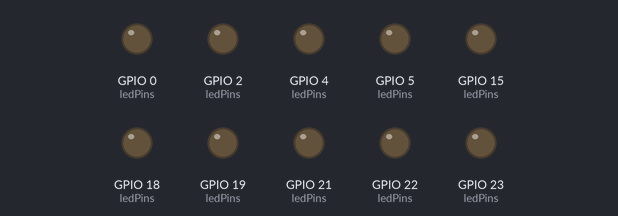
The sketch below on a simulated ESP32. Parts: output pins drawn as LEDs (lit = HIGH).

Above: at 0.05 s.
At 0.35 s:
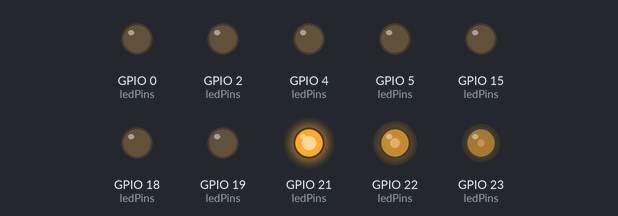
At 0.65 s:
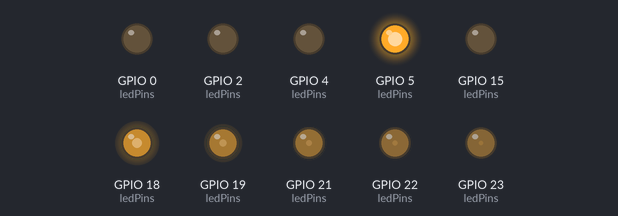
At 1.3 s:
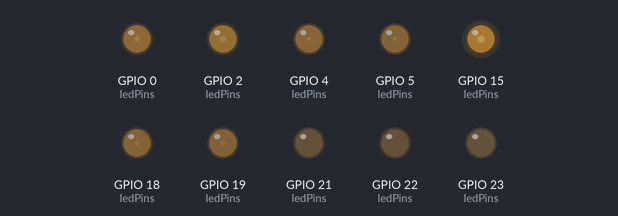
At 2.3 s:
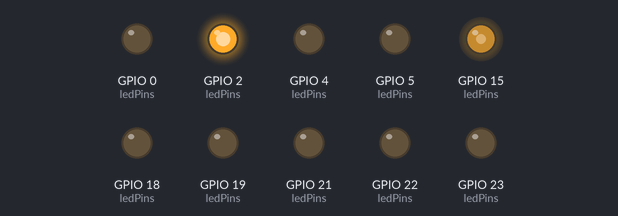
At 3.3 s:
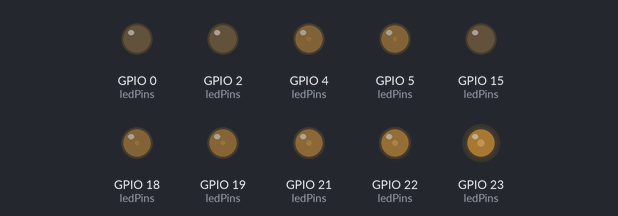
Timing chart, 0 to 5.2 s (numbered marks = the images above):
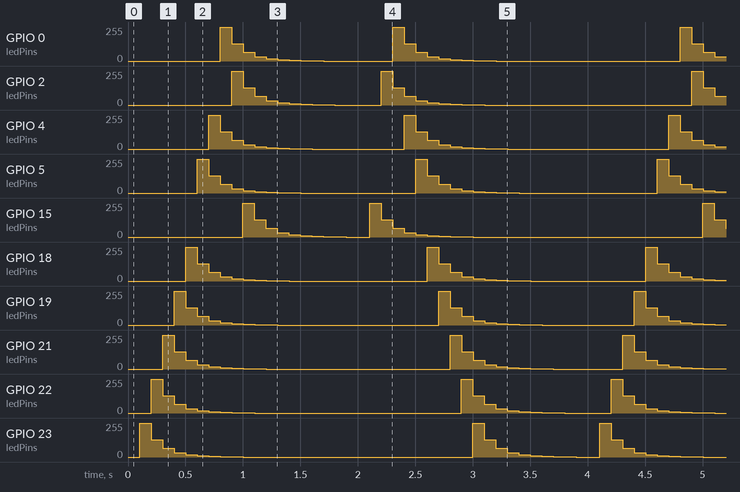

The sketch:

06.meteor_flowing_light.ino
```cpp
// byte: stores unsigned 8 bit number
const byte ledPins[] = { 15, 2, 0, 4, 5, 18, 19, 21, 22, 23 };
const byte channels[] = { 0, 1, 2, 3, 4, 5, 6, 7, 8, 9 };
const int dutys[] = { 0, 0, 0, 0, 0, 0, 0, 0, 0, 0,
                      1'023, 512, 256, 128, 64, 32, 16, 8, 4, 2,
                      0, 0, 0, 0, 0, 0, 0, 0, 0, 0 };

int ledCount;
int delay_time = 100;   // flowing speed

void setup() {
  ledCount = sizeof(ledPins);
  for(int i = 0; i < ledCount; i++)
    ledcAttachChannel(ledPins[i], 1'000, 10, channels[i]);
}

void loop() {
  // backward
  for(int i = 0; i < ledCount * 2; i++)
  {
    for(int j = 0; j < ledCount; j++)
      ledcWrite(ledPins[j], dutys[i + j]);
    delay(delay_time);
  }

  // forward
  for(int i = 0; i < ledCount * 2; i++)
  {
    for(int j = ledCount - 1; j >= 0; j--)
      ledcWrite(ledPins[j], dutys[i + (ledCount - 1 - j)]);
    delay(delay_time);
  }
}
```
